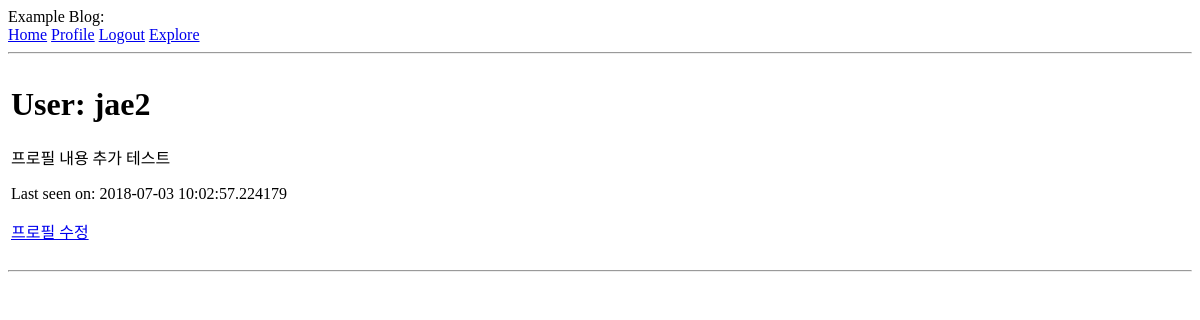
The app's page /user/jae2 (signed in), older data.
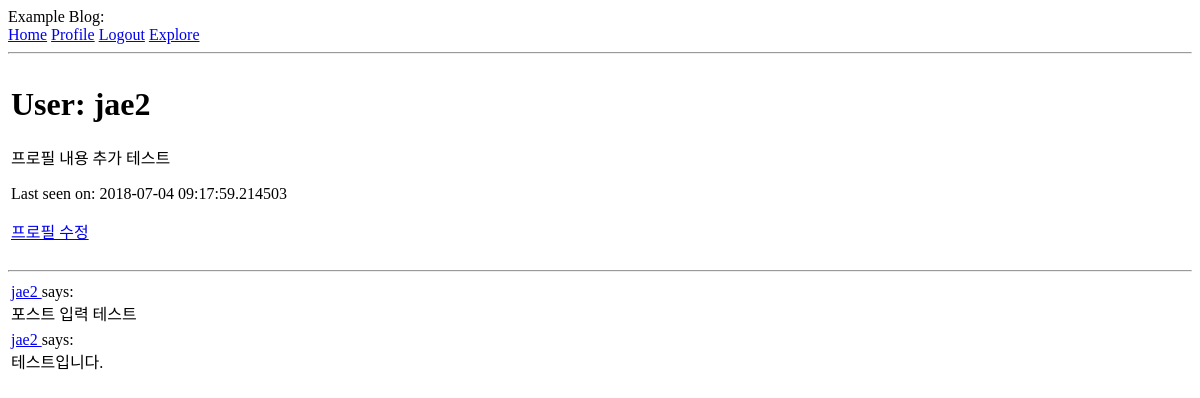
The same page, newer data.
### app/models.py (models this page shows, shortened)
class User(UserMixin, db.Model):
    id = db.Column(db.Integer, primary_key=True)
    username = db.Column(db.String(64), index=True, unique=True)
    email = db.Column(db.String(120), index=True, unique=True)
    password_hash = db.Column(db.String(128))
    posts = db.relationship('Post', backref='author', lazy='dynamic')
    about_me = db.Column(db.String(140))
    last_seen = db.Column(db.DateTime, default=datetime.utcnow)
    followed = db.relationship(
        'User', secondary=followers,
        primaryjoin=(followers.c.follower_id == id),
        secondaryjoin=(followers.c.followed_id == id),
        backref=db.backref('followers', lazy='dynamic'), lazy='dynamic'
    )
    def followed_posts(self):
        followed = Post.query.join(
            followers, (followers.c.followed_id == Post.user_id)
        ).filter(
            followers.c.follower_id == self.id
        )
        own = Post.query.filter_by(user_id=self.id)
        return followed.union(own).order_by(Post.timestamp.desc())

class Post(db.Model):
    id = db.Column(db.Integer, primary_key=True)
    body = db.Column(db.String(140))
    timestamp = db.Column(db.DateTime, index=True, default=datetime.utcnow)
    user_id = db.Column(db.Integer, db.ForeignKey('user.id'))

### app/routes.py (the view)
@app.route('/user/<username>')
def user(username):
    user = User.query.filter_by(username=username).first_or_404()
    posts = current_user.followed_posts().all()
    return render_template('user.html', user=user, posts=posts)

### app/models.py (called while the page is built)
@login.user_loader
def load_user(id):
    return User.query.get(int(id))

### app/routes.py (called while the page is built)
@app.before_request
def before_request():
    if current_user.is_authenticated:
        current_user.last_seen = datetime.utcnow()
        db.session.commit()

### app/templates/user.html
{% extends "base.html" %}
{% block content %}
    <table>
        <tr valign="top">
            <td>
                <h1>User: {{ user.username }}</h1>
                {% if user.about_me %} <p>{{ user.about_me }}</p> {% endif %}
                {% if user.last_seen %} <p>Last seen on: {{ user.last_seen }}</p> {% endif %}
                {% if user == current_user %}
                    <p><a href="{{ url_for('edit_profile') }}">프로필 수정</a></p>
                {% elif not current_user.is_following(user) %}
                    <p><a href="{{ url_for('follow', username=user.username) }}">Follow</a></p>
                {% else %}
                    <p><a href="{{ url_for('unfollow', username=user.username) }}">Unfollow</a></p>
                {% endif %}
            </td>
        </tr>
    </table>
    <hr>
    {% for post in posts %}
        {% include '_post.html' %}
    {% endfor %}
{% endblock %}

### app/templates/_post.html
<table>
    <tr valign="top">
        <td>
            <a href="{{ url_for('user', username=post.author.username) }}">
                {{ post.author.username }}
            </a>
            says:<br>{{ post.body }}
        </td>
    </tr>
</table>

Row changes from the older to the newer data that the page shows:
changed User "jae2": last_seen "2018-07-03 10:02:57.224179" → "2018-07-04 09:17:59.214503"
added Post: author.username "jae2", body "포스트 입력 테스트"
added Post: author.username "jae2", body "테스트입니다."
